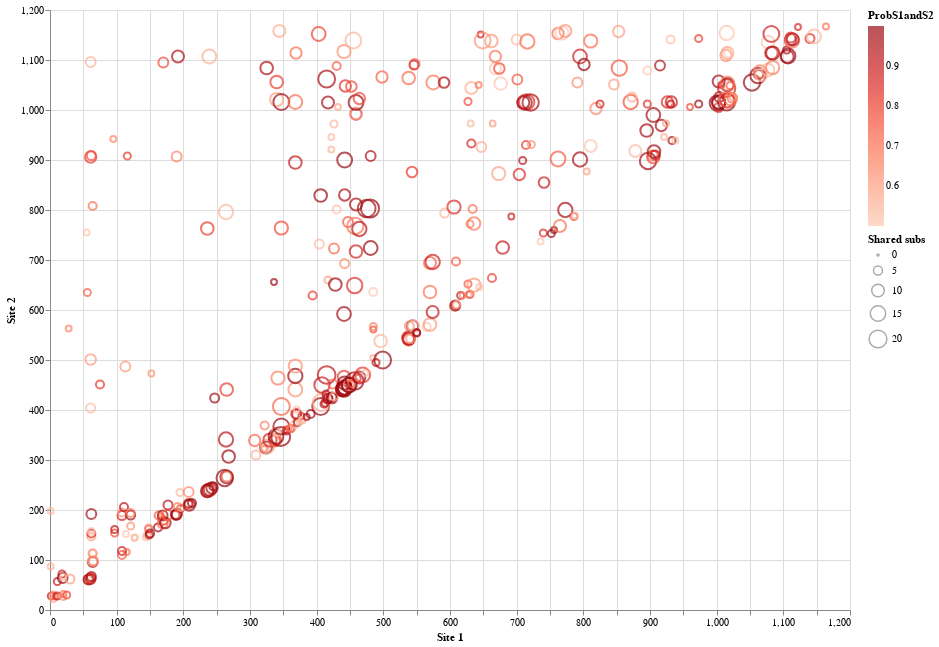

Here is the notebook cell this chart was saved with:
### Markdown cell above
## Visualizations

### Code cell
# Basic plot
coevolving_sites_3["ProbS1andS2"] = coevolving_sites_3["P [Site 1 <–> Site 2]"]
source = coevolving_sites_3

line = alt.Chart(source).mark_point().encode(
    x ='Site 1',
    y ='Site 2',
    size = "Shared subs",
    color=alt.Color('ProbS1andS2', scale=alt.Scale(scheme='reds', reverse=False))
).properties(
    width=800,
    height=600)

line

### Figure 1 — Vega-Lite specification as saved in the notebook (floating-point values rounded to 4 significant figures; data arrays with more than 128 entries replaced by an {"elided": "..."} marker saying what was removed)
{"config": {"view": {"continuousWidth": 400, "continuousHeight": 300}}, "data": {"name": "data-b472412e44fb05f9db7d677a42cb7ad9"}, "mark": "point", "encoding": {"color": {"type": "quantitative", "field": "ProbS1andS2", "scale": {"reverse": false, "scheme": "reds"}}, "size": {"type": "quantitative", "field": "Shared subs"}, "x": {"type": "quantitative", "field": "Site 1"}, "y": {"type": "quantitative", "field": "Site 2"}}, "height": 600, "width": 800, "$schema": "https://vega.github.io/schema/vega-lite/v4.8.1.json", "datasets": {"data-b472412e44fb05f9db7d677a42cb7ad9": {"elided": "395 records"}}}
